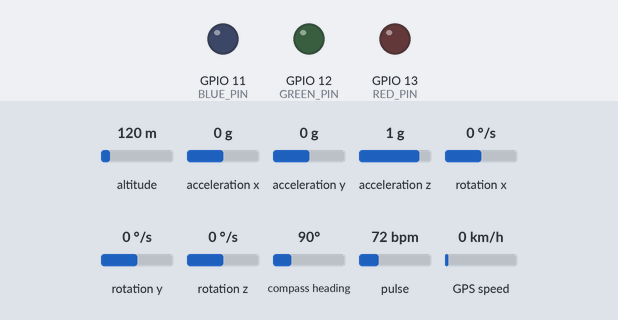
Bench run of a sketch on a simulated ESP32-S3. Parts: output pins drawn as LEDs (lit = HIGH). The test bench sets the inputs (shaded band); at power-on: altitude 120 m, acceleration x 0 g, acceleration y 0 g, acceleration z 1 g, rotation x 0 °/s, rotation y 0 °/s, rotation z 0 °/s, compass heading 90°, pulse 72 bpm, GPS speed 0 km/h. WiFi joins after 1.5 s; servers stay silent unless stated; uploads are accepted with an empty reply; the local clock reads 2024-03-15 10:24:30 at power-on unless the sketch sets it; the GPS gets a fix after 3 s at 37.7749, -122.4194 with 8 satellites; what the sketch prints to the serial monitor is not drawn.

Above: at 15.5 s.
At 23.7 s:
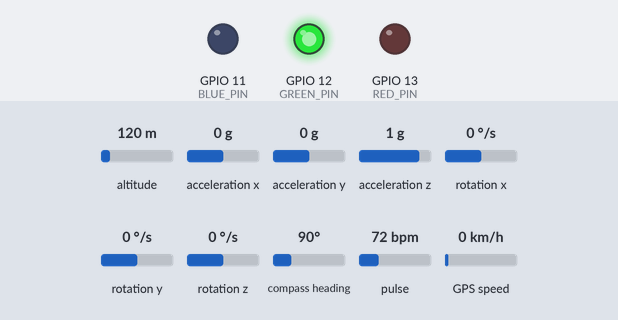
Timing chart, 0 to 26.4 s (numbered marks = the images above):
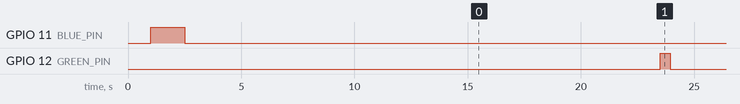

Measured:
- by itself, GPIO 12 (GREEN_PIN): alternates HIGH for 0.43 s and LOW for 16.0 s

The sketch:

code.ino
```cpp
#include <WiFi.h>
#include <HTTPClient.h>
#include "MAX30105.h"
#include "heartRate.h"
#include <TinyGPS++.h>
#include <MPU6050_tockn.h>
#include <Wire.h>

#define RED_PIN 13
#define GREEN_PIN 12
#define BLUE_PIN 11

const char* ssid1 = "M31 H";
const char* password1 = "12345678";
const char* ssid2 = "Mirian";
const char* password2 = "43871342";
const char* serverName = "https://dsm-p4-g07-2025-7.onrender.com";
const String coleiraId = "6819475baa479949daccea94";
const String animalId = "68194120636f719fcd5ee5fd";

MAX30105 particleSensor;

const long gmtOffset_sec = -3 * 3600;  // UTC-3 para horário de Brasília
const int daylightOffset_sec = 0;      // Sem horário de verão


const byte RATE_SIZE = 4;  //Increase this for more averaging. 4 is good.
byte rates[RATE_SIZE];     //Array of heart rates
byte rateSpot = 0;
long lastBeat = 0;  //Time at which the last beat occurred

float beatsPerMinute;
int beatAvg;
unsigned long leituraInicio = 0;
const unsigned long duracaoLeitura = 15000;
bool lendo = false;


// -------------- SENSOR DE GPS --------------

#define RXD2 5  // CONECTAR PORTA TX DO SENSOR
#define TXD2 6  // CONECTAR PORTA RX DO SENSOR

#define GPS_BAUD 9600
TinyGPSPlus gps;
// Create an instance of the HardwareSerial class for Serial 2
HardwareSerial gpsSerial(2);

// -------------- // --------------


// -------------- GIROSCÓPIO --------------
MPU6050 mpu6050(Wire);
// -------------- // --------------


void setup() {
  pinMode(RED_PIN, OUTPUT);
  pinMode(GREEN_PIN, OUTPUT);
  pinMode(BLUE_PIN, OUTPUT);
  Serial.begin(115200);
  delay(1000);


  // ------------- WIFI -------------
  while (WiFi.status() != WL_CONNECTED) {
    digitalWrite(BLUE_PIN, HIGH);
    conectarWiFi(ssid1, password1);

    if (WiFi.status() != WL_CONNECTED) {
      conectarWiFi(ssid2, password2);
    }

    if (WiFi.status() != WL_CONNECTED) {
      Serial.println("Não foi possível conectar a nenhuma rede Wi-Fi.");
      Serial.println("Tentando novamente!");
      digitalWrite(BLUE_PIN, LOW);
      digitalWrite(RED_PIN, HIGH);
      delay(500);
    }
  }
  digitalWrite(BLUE_PIN, LOW);
  // -------------- // --------------


  // ------------- HORÁRIO ------------
  configTime(gmtOffset_sec, daylightOffset_sec, "pool.ntp.org");
  delay(2000);  // Espera a sincronização NTP

  struct tm timeinfo;
  while (!getLocalTime(&timeinfo)) {
    Serial.println("Erro ao obter hora");
    digitalWrite(RED_PIN, HIGH);
    digitalWrite(BLUE_PIN, HIGH);
    digitalWrite(GREEN_PIN, HIGH);
  }

  digitalWrite(RED_PIN, LOW);
  digitalWrite(BLUE_PIN, LOW);
  digitalWrite(GREEN_PIN, LOW);

  char isoTime[30];
  strftime(isoTime, sizeof(isoTime), "%Y-%m-%dT%H:%M:%SZ", &timeinfo);
  Serial.println("Hora atual:");
  Serial.println(isoTime);
  // -------------- // --------------


  // ------------- BATIMENTO CARDÍACO  ------------
  while (!particleSensor.begin(Wire, I2C_SPEED_FAST)) {
    digitalWrite(RED_PIN, HIGH);
    Serial.println("MAX30105 (Batimento Cardíaco) Não foi encontrado. ");
  }
  digitalWrite(RED_PIN, LOW);

  // Ligando as luzes do Batimetno Cardíaco para ajudar a medir
  particleSensor.setup();                     //Configure sensor with default settings
  particleSensor.setPulseAmplitudeRed(0x0A);  //Turn Red LED to low to indicate sensor is running
  particleSensor.setPulseAmplitudeGreen(0);   //Turn off Green LED
  // -------------- // --------------


  // -------------- GPS --------------
  gpsSerial.begin(GPS_BAUD, SERIAL_8N1, RXD2, TXD2);
  // -------------- // --------------


  // -------------- GIROSCÓPIO --------------
  Wire.begin();
  mpu6050.begin();
  mpu6050.calcGyroOffsets(true);
  // -------------- // --------------
}

void loop() {
  digitalWrite(GREEN_PIN, LOW);
  digitalWrite(BLUE_PIN, LOW);
  digitalWrite(RED_PIN, LOW);

  while (WiFi.status() != WL_CONNECTED) {
    digitalWrite(BLUE_PIN, HIGH);
    Serial.println("Conexão wifi perdida, tentando reestabelecer conexão");
    conectarWiFi(ssid1, password1);
    if (WiFi.status() != WL_CONNECTED) {
      conectarWiFi(ssid2, password2);
    }
    if (WiFi.status() != WL_CONNECTED) {
      Serial.println("Não foi possível conectar a nenhuma rede Wi-Fi.");
      Serial.println("Tentando conectar no Wi-Fi novamente.");
    }
  }

  digitalWrite(BLUE_PIN, LOW);

  double accX;
  double accY;
  double accZ;
  double angleX;
  double angleY;
  double angleZ;

  double latitude;
  double longitude;

  long leituraControle = 0;

  if (!lendo) {
    // Iniciar novo ciclo de leitura
    Serial.println("Iniciando leitura de batimentos por 10 segundos...");
    leituraInicio = millis();
    leituraControle = leituraInicio;
    lendo = true;
    beatAvg = 0;
    rateSpot = 0;
    lastBeat = 0;
    beatsPerMinute = 0;
  }

  // Enquanto estiver dentro do período de leitura
  while (millis() - leituraInicio <= duracaoLeitura) {
    long irValue = particleSensor.getIR();

    if (checkForBeat(irValue)) {
      long delta = millis() - lastBeat;
      lastBeat = millis();

      beatsPerMinute = 60 / (delta / 1000.0);

      if (beatsPerMinute < 255 && beatsPerMinute > 20) {
        rates[rateSpot++] = (byte)beatsPerMinute;
        rateSpot %= RATE_SIZE;

        beatAvg = 0;
        for (byte x = 0; x < RATE_SIZE; x++)
          beatAvg += rates[x];
        beatAvg /= RATE_SIZE;
      }
    }

    Serial.print("IR=");
    Serial.print(irValue);
    Serial.print(", BPM=");
    Serial.print(beatsPerMinute);
    Serial.print(", Avg BPM=");
    Serial.print(beatAvg);
    if (irValue < 50000 && millis() - leituraControle <= 20000) {
      // Espera até 20 segundos para o usuário colocar o dedo para realizar a leitura
      leituraInicio = millis();
      Serial.print(" Não está medindo batimentos");
    }
    Serial.println();
  }

  lendo = false;

  unsigned long start = millis();
  while (millis() - start < 1000) {
    while (gpsSerial.available() > 0) {
      gps.encode(gpsSerial.read());
    }
    if (gps.location.isUpdated()) {
      latitude = gps.location.lat();
      longitude = gps.location.lng();
    }
  }

  // -------------- GIROSCÓPIO --------------
  mpu6050.update();

  accX = mpu6050.getAccX();
  accY = mpu6050.getAccY();
  accZ = mpu6050.getAccZ();

  angleX = mpu6050.getGyroAngleX();
  angleY = mpu6050.getGyroAngleY();
  angleZ = mpu6050.getGyroAngleZ();

  // -------------- // --------------

  String timestamp = getISO8601Time();
  if (beatAvg > 5) {
    enviarBatimento(beatAvg, timestamp);
  }
  if ((latitude > 1 && longitude > 1) || (latitude < -1 && longitude < -1)) {
    enviarLocalizacao(latitude, longitude, timestamp);
  }
  enviarMovimento(accX, accY, accZ, angleX, angleY, angleZ, timestamp);
}


String getISO8601Time() {
  struct tm timeinfo;
  if (!getLocalTime(&timeinfo)) {
    Serial.println("Erro ao obter hora");
    return "";
  }

  char isoTime[30];
  strftime(isoTime, sizeof(isoTime), "%Y-%m-%dT%H:%M:%S-03:00", &timeinfo);
  return String(isoTime);
}

void enviarBatimento(int media, String timestamp) {
  digitalWrite(GREEN_PIN, HIGH);
  digitalWrite(RED_PIN, LOW);
  digitalWrite(BLUE_PIN, LOW);
  String endpoint = String(serverName) + "/batimentos";
  HTTPClient http;
  String jsonData = "{";
  jsonData += "\"frequenciaMedia\": \"" + String(media) + "\", ";
  jsonData += "\"coleira\": \"" + coleiraId + "\", ";
  jsonData += "\"animal\": \"" + animalId + "\", ";
  jsonData += "\"data\": \"" + timestamp + "\"";
  jsonData += "}";

  Serial.println("Enviando Batimento:");
  Serial.println(jsonData);
  http.begin(endpoint);
  http.addHeader("Content-Type", "application/json");
  int httpResponseCode = http.POST(jsonData);
  Serial.print("POST status: ");
  Serial.println(httpResponseCode);
  if (httpResponseCode > 0) {
    String response = http.getString();
    Serial.println("Resposta: " + response);
  } else {
    digitalWrite(RED_PIN, HIGH);
    Serial.println("Erro ao enviar dados.");
    delay(500);
  }

  http.end();
}

void enviarLocalizacao(double latitude, double longitude, String timestamp) {
  digitalWrite(GREEN_PIN, HIGH);
  digitalWrite(RED_PIN, LOW);
  digitalWrite(BLUE_PIN, LOW);
  String endpoint = String(serverName) + "/localizacoes";
  HTTPClient http;
  String jsonData = "{";
  jsonData += "\"latitude\": \"" + String(latitude, 6) + "\", ";
  jsonData += "\"longitude\": \"" + String(longitude, 6) + "\", ";
  jsonData += "\"coleira\": \"" + coleiraId + "\", ";
  jsonData += "\"animal\": \"" + animalId + "\", ";
  jsonData += "\"data\": \"" + timestamp + "\"";
  jsonData += "}";

  Serial.println("Enviando Localização:");
  Serial.println(jsonData);
  http.begin(endpoint);
  http.addHeader("Content-Type", "application/json");
  int httpResponseCode = http.POST(jsonData);
  Serial.print("POST status: ");
  Serial.println(httpResponseCode);
  if (httpResponseCode > 0) {
    String response = http.getString();
    Serial.println("Resposta: " + response);
  } else {
    Serial.println("Erro ao enviar dados.");
    digitalWrite(RED_PIN, HIGH);
    Serial.println("Erro ao enviar dados.");
    delay(500);
  }

  http.end();
}

void enviarMovimento(double accX, double accY, double accZ, double angleX, double angleY, double angleZ, String timestamp) {
  digitalWrite(GREEN_PIN, HIGH);
  digitalWrite(RED_PIN, LOW);
  digitalWrite(BLUE_PIN, LOW);
  String endpoint = String(serverName) + "/movimentos";
  HTTPClient http;
  String jsonData = "{";
  jsonData += "\"acelerometroX\": \"" + String(accX) + "\", ";
  jsonData += "\"acelerometroY\": \"" + String(accY) + "\", ";
  jsonData += "\"acelerometroZ\": \"" + String(accZ) + "\", ";
  jsonData += "\"giroscopioX\": \"" + String(angleX) + "\", ";
  jsonData += "\"giroscopioY\": \"" + String(angleY) + "\", ";
  jsonData += "\"giroscopioZ\": \"" + String(angleZ) + "\", ";
  jsonData += "\"coleira\": \"" + coleiraId + "\", ";
  jsonData += "\"animal\": \"" + animalId + "\", ";
  jsonData += "\"data\": \"" + timestamp + "\"";
  jsonData += "}";

  Serial.println("Enviando Movimento:");
  Serial.println(jsonData);
  http.begin(endpoint);
  http.addHeader("Content-Type", "application/json");
  int httpResponseCode = http.POST(jsonData);
  Serial.print("POST status: ");
  Serial.println(httpResponseCode);
  if (httpResponseCode > 0) {
    String response = http.getString();
    Serial.println("Resposta: " + response);
  } else {
    Serial.println("Erro ao enviar dados.");
    digitalWrite(RED_PIN, HIGH);
    Serial.println("Erro ao enviar dados.");
    delay(500);
  }

  http.end();
}


void conectarWiFi(const char* ssid, const char* password) {
  WiFi.begin(ssid, password);
  Serial.print("Conectando à rede Wi-Fi: ");
  Serial.println(ssid);

  int tentativas = 0;
  while (WiFi.status() != WL_CONNECTED && tentativas < 40) {
    delay(500);
    Serial.print(".");
    tentativas++;
  }

  if (WiFi.status() == WL_CONNECTED) {
    Serial.println("\nConectado ao Wi-Fi!");
    Serial.print("IP: ");
    Serial.println(WiFi.localIP());
  } else {
    Serial.println("\nFalha ao conectar.");
  }
}
```
